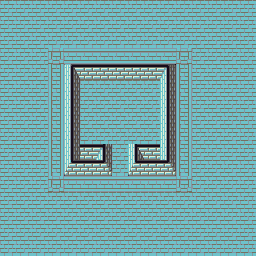

A level layout from a 2D game, rendered from its tile map. Below: a short description, then the map file with tile-grid data replaced by summaries:
An orthogonal 16x16 tile map with 16x16 px tiles, 2 tile layers (Ground Layer, Wall Layer), 2 tilesets.

<map version="1.0" orientation="orthogonal" width="16" height="16" tilewidth="16" tileheight="16">
 <tileset firstgid="1" name="Floor" tilewidth="16" tileheight="16">
  <image source="../Objects/Floor.png" width="336" height="624" />
 </tileset>
 <tileset firstgid="820" name="Wall" tilewidth="16" tileheight="16">
  <image source="../Objects/Wall.png" width="320" height="816" />
 </tileset>
 <layer name="Ground Layer" width="16" height="16">
  <data>[256 cells, 256 non-empty, 4 distinct tile ids]</data>
 </layer>
 <layer name="Wall Layer" width="16" height="16">
  <data>[256 cells, 27 non-empty, 8 distinct tile ids]</data>
 </layer>
</map>
